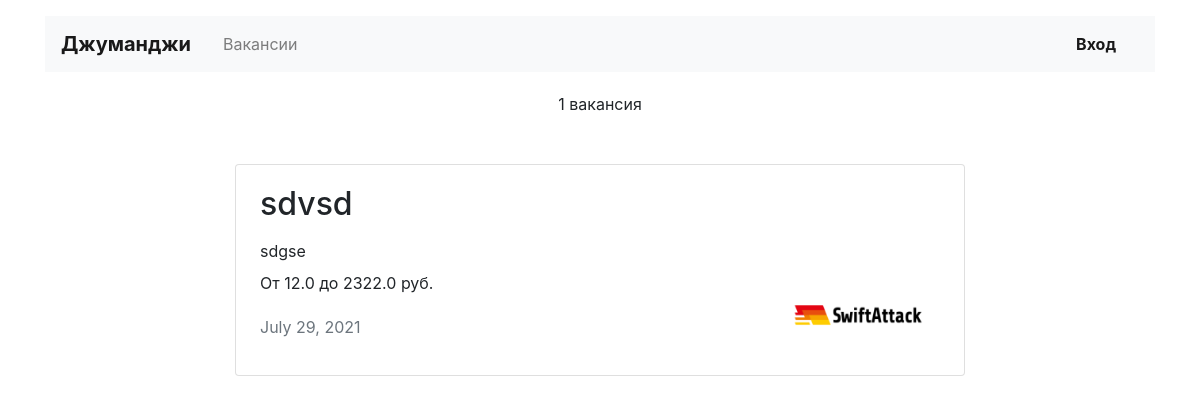
/vacancies/, run on an earlier commit of the app's database.
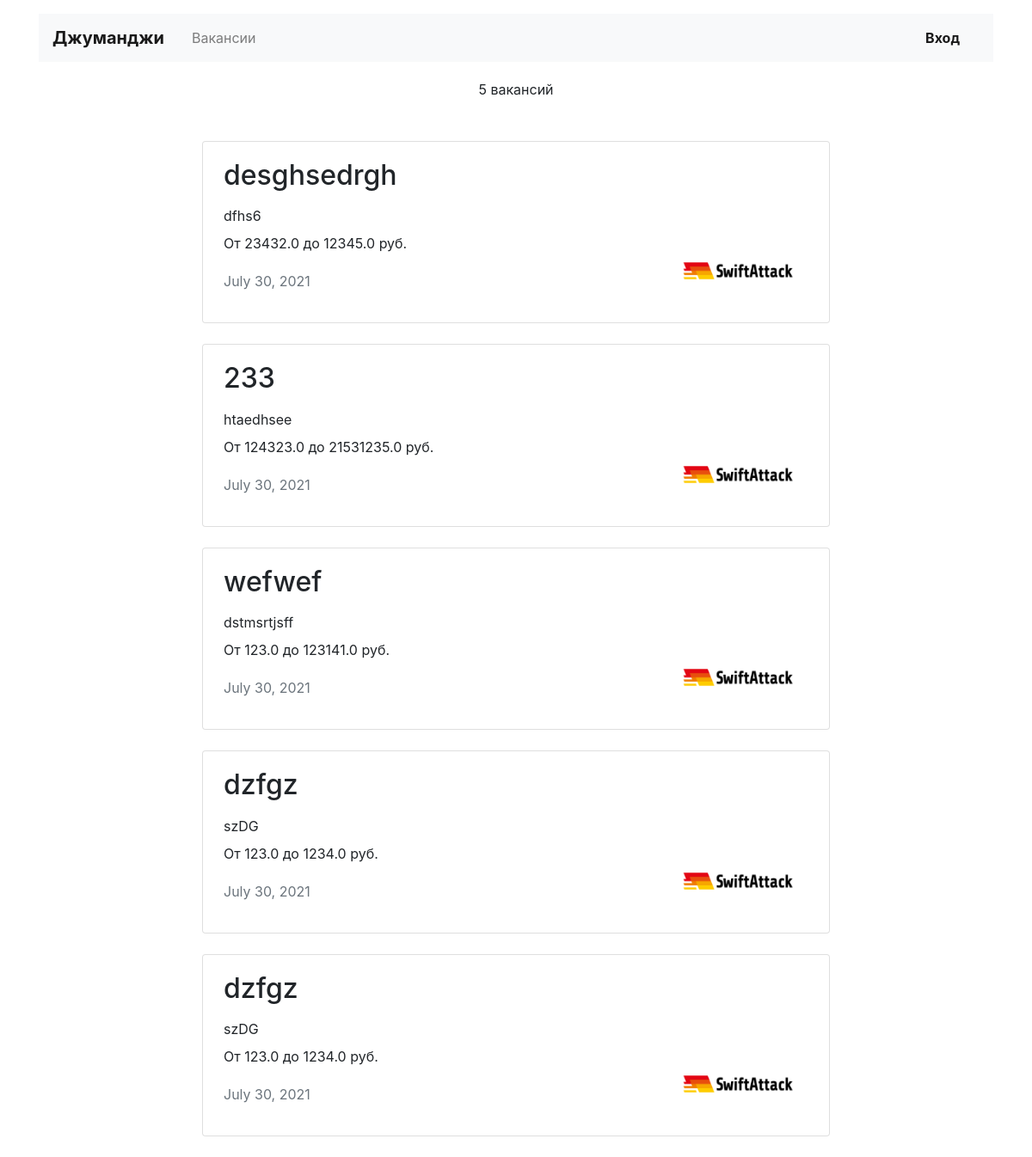
And on a later commit of the database.
### vacancies/models.py (models this page shows)
class Vacancy(models.Model):
    title = models.CharField(max_length=20)
    specialty = models.ForeignKey(Specialty, on_delete=models.CASCADE, related_name="vacancies")
    company = models.ForeignKey(Company, on_delete=models.CASCADE, related_name="vacancies")
    skills = models.TextField()
    description = models.TextField()
    salary_min = models.FloatField()
    salary_max = models.FloatField()
    published_at = models.DateField(default=datetime.now())
    class Meta:
        app_label = 'vacancies'

class Company(models.Model):
    name = models.CharField(max_length=20)
    location = models.CharField(max_length=50)
    logo = models.ImageField(upload_to='company_images/', blank=True, null=True)
    description = models.TextField()
    employee_count = models.IntegerField()
    owner = models.OneToOneField(User, on_delete=models.CASCADE, related_name='Company')
    class Meta:
        app_label = 'vacancies'

### vacancies/views.py (the view)
# urls.py: path('vacancies/', vacancies_view, name='all_vacancies'),
def vacancies_view(request, vacancies_path=None):
    try:
        if vacancies_path is None:
            vacancies = Vacancy.objects.all()
        else:
            vacancies = Vacancy.objects.filter(specialty__code=vacancies_path)
            if vacancies.count() == 0:
                raise Http404
        return render(request, 'vacancies/vacancies.html', {
            'vacancies': vacancies,
        })
    except Http404:
        raise Http404
    except Exception as error:
        return HttpResponseServerError('''<br><h1>The error on server</h1>''')

### vacancies/context_processor.py (called while the page is built)
def statistics(request):
    return {
        'user': User.objects.filter(username=request.user)
    }

### vacancies/templatetags/filters.py (called while the page is built)
@register.filter(name='null_to_no')
def null_to_no(value):#отслеживание и замена нулей на "нет"
    if str(value) == '0':
        return 'нет'
    return value

@register.filter(name='rus_plural_endings')
def rus_plural_endings_1(value, arg):
    if 5 <= abs(value) % 100 <= 20 or value == 0:
        return arg + 'ий'
    if abs(value) % 10 == 1:
        return arg+'ия'
    if 2 <= abs(value) % 10 <= 4:
        return arg + 'ии'

### vacancies/templates/vacancies/vacancies.html (shortened to what this page needs)
{% extends 'base.html' %}
{% load filters %}
{% block head_page %}
<head>
  <link rel="stylesheet" href="https://stackpath.bootstrapcdn.com/bootstrap/4.3.1/css/bootstrap.min.css">
</head>
{% endblock %}
{% block main_bloc %}
<main class="container mt-3">
  <section>
    <p class="text-center pt-1">{{vacancies.count|null_to_no}} {{ vacancies.count|rus_plural_endings:'ваканс' }}</p>
    <div class="row mt-5">
      <div class="col-12 col-lg-8 offset-lg-2 m-auto">
        {% for vacancy in vacancies %}
        <div class="card mb-4">
          <div class="card-body px-4">
            <div class="row">
              <div class="col-12 col-md-8 col-lg-9">
                <h2 class="h2 pb-2">{{vacancy.title}}</h2>
                <p class="mb-2">{{vacancy.skills}}</p>
                <p>От {{vacancy.salary_min}} до {{vacancy.salary_max}} руб.</p>
                <p class="text-muted pt-1">{{vacancy.published_at}}</p>
              </div>
              <div class="col-12 col-md-4 col-lg-3 d-flex align-items-end">
                <a href="{%url 'vacancy' vacancy.id %}"><img src="{{vacancy.company.logo.url}}" width="130" height="80" alt=""></a>
              </div>
            </div>
          </div>
        </div>
        {%endfor%}
      </div>
    </div>
  </section>
</main>
{% endblock %}

What changed in the data, as far as the page shows it:
removed Vacancy: title "sdvsd", skills "sdgse", salary_min "12.0", salary_max "2322.0", published_at "July 29, 2021", company.logo (picture)
added Vacancy: title "desghsedrgh", skills "dfhs6", salary_min "23432.0", salary_max "12345.0", published_at "July 30, 2021", company.logo (picture)
added Vacancy: title "233", skills "htaedhsee", salary_min "124323.0", salary_max "21531235.0", published_at "July 30, 2021", company.logo (picture)
added Vacancy: title "wefwef", skills "dstmsrtjsff", salary_min "123.0", salary_max "123141.0", published_at "July 30, 2021", company.logo (picture)
added Vacancy: title "dzfgz", skills "szDG", salary_min "123.0", salary_max "1234.0", published_at "July 30, 2021", company.logo (picture)
added Vacancy: title "dzfgz", skills "szDG", salary_min "123.0", salary_max "1234.0", published_at "July 30, 2021", company.logo (picture)
Also different on the page:
{{ vacancies.count|null_to_no }}: "1" → "5"
{{ vacancies.count|rus_plural_endings:'ваканс' }}: "вакансия" → "вакансий"
